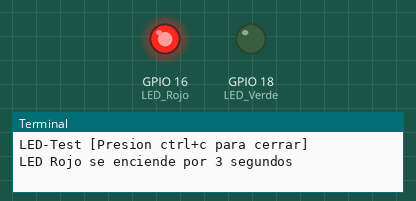
Simulated run of this program. Board: Raspberry Pi (BCM pin numbers). Shown: output pins drawn as LEDs (lit = HIGH), the last lines printed to the terminal.

Above: at 1.5 s.
At 4.5 s:
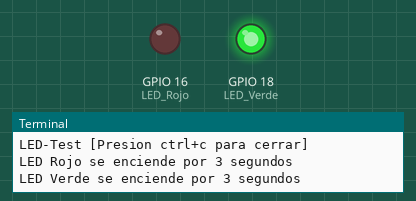
Timing chart, 0 to 7.8 s (numbered marks = the images above):
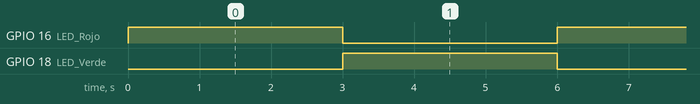

The program:

KY-011pi.py
```python
import RPi.GPIO as GPIO
import time

GPIO.setmode(GPIO.BCM)

LED_Rojo = 16
LED_Verde = 18

GPIO.setup(LED_Rojo, GPIO.OUT, initial = GPIO.LOW)
GPIO.setup(LED_Verde, GPIO.OUT, initial = GPIO.LOW)
print("LED-Test [Presion ctrl+c para cerrar]")

# Main program loop
try:
        while True:
            print("LED Rojo se enciende por 3 segundos")
            GPIO.output(LED_Rojo,GPIO.HIGH)
            GPIO.output(LED_Verde,GPIO.LOW)
            time.sleep(3)
            print("LED Verde se enciende por 3 segundos")
            GPIO.output(LED_Rojo,GPIO.LOW)
            GPIO.output(LED_Verde,GPIO.HIGH)
            time.sleep(3)

except KeyboardInterrupt:
        GPIO.cleanup()
```

Measured:
- by itself, GPIO 16 (LED_Rojo), GPIO 18 (LED_Verde): alternates HIGH for 3.0 s and LOW for 3.0 s
